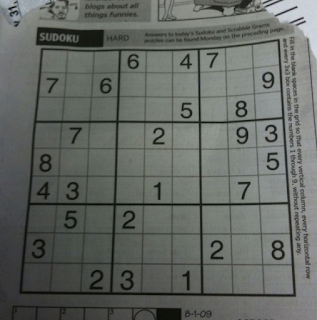
#> input picture Session 6/images/sudoku.png, 317 x 320 px, found by its file name
$ jupyter execute Thresholding.ipynb
#> lines starting #> are read from the running program, lines starting #| are printed output that depends on the picture; after the words box and inside, x2 and y2 are one past the last pixel; in counts of white or black regions, pixels touching at a corner belong together
Thresholding

[cell 1]
import cv2
import numpy as np
import matplotlib.pyplot as plt

[cell 2]
ArrayG = np.ones((400,500) ) * 120
cv2.rectangle(ArrayG , (300 , 300) , (50,50) , (220) , -1)
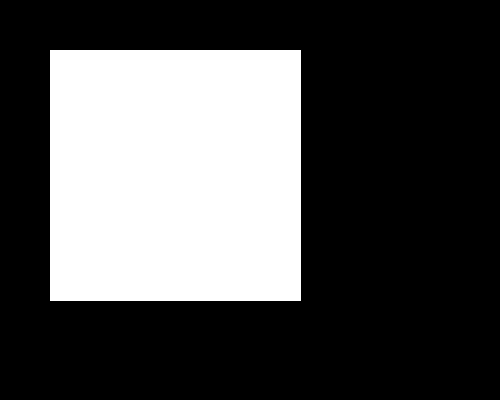
#> ArrayG: shape (400, 500) float64; values 120 (black) and 220 (white), 31.5% white; 1 white region, box (x1, y1, x2, y2) and area: (50, 50, 301, 301) 63001

[cell 3]
plt.imshow(ArrayG , cmap="gray" , vmin=0, vmax=255)

[cell 4]
ret, thresholded = cv2.threshold(ArrayG, 127, 255, cv2.THRESH_BINARY)
plt.imshow(thresholded , cmap = "gray" ,  vmin=0, vmax=255)
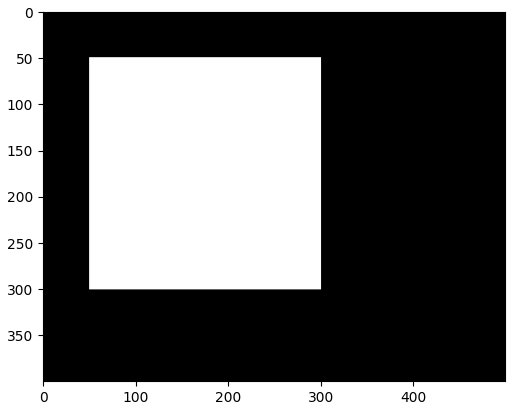
#> figure drawn by matplotlib, 1 panel

[cell 5]
sudoko = cv2.imread("Images/sudoku.png" ,cv2.IMREAD_GRAYSCALE)
#> sudoko: shape (320, 317); min 0, max 216, mean 101.8
coins = cv2.imread("Images/Coins.png" , cv2.IMREAD_GRAYSCALE)
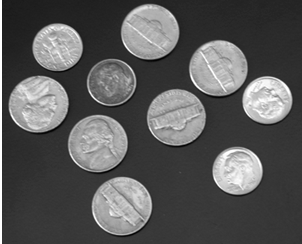
#> input picture Session 6/images/Coins.png, 302 x 244 px, found by its file name
#> coins is the input picture: shape (244, 302); min 0, max 255, mean 89.5

 ### global thresholding

[cell 6]
ret, thresh_sudoko = cv2.threshold(sudoko, 127, 255, cv2.THRESH_BINARY)
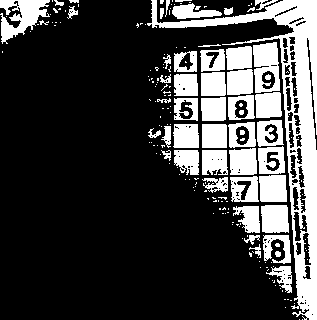
#> thresh_sudoko: shape (320, 317); 25% white; 195 white regions (144 under 20 px), largest, box (x1, y1, x2, y2) and area: (147, 0, 317, 320) 8481, (0, 0, 50, 44) 1156, (253, 42, 280, 93) 996

[cell 7]
f , ( im1 , im2 ) = plt.subplots(1 ,2 ,sharey=True ,figsize = (10,5) )
f.subplots_adjust(wspace=.5)
im1.imshow(thresh_sudoko ,cmap = "gray" )
im1.set_title("thresh_sudoko")
im2.imshow(sudoko ,cmap = "gray" )
im2.set_title("sudoko")

Adaptive Threshold

[cell 8]
thresh_sudoko2 = cv2.adaptiveThreshold(sudoko, 255, cv2.ADAPTIVE_THRESH_MEAN_C, cv2.THRESH_BINARY, 111, 2)
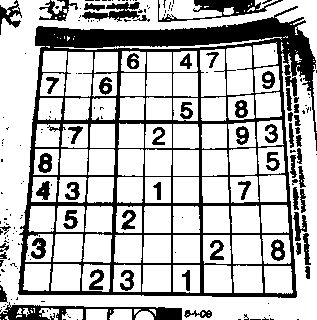
#> thresh_sudoko2: shape (320, 317); 73.1% white; 178 black regions (122 under 20 px), largest, box (x1, y1, x2, y2) and area: (18, 6, 317, 298) 18136, (0, 302, 182, 320) 1303, (158, 0, 283, 22) 942

[cell 9]
f , ( im1 , im2 ) = plt.subplots(1 ,2 ,sharey=True ,figsize = (10,5) )
f.subplots_adjust(wspace=.5)
im1.imshow(thresh_sudoko2 ,cmap = "gray" )
im1.set_title("adaptiveThreshold")
im2.imshow(sudoko ,cmap = "gray" )
im2.set_title("sudoko")

Otsu Threshold

[cell 10]
ret, OTSU = cv2.threshold(coins, 0, 255, cv2.THRESH_BINARY + cv2.THRESH_OTSU)
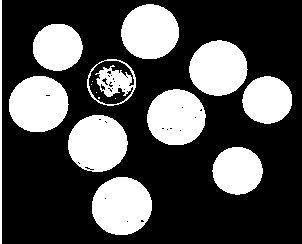
#> OTSU: shape (244, 302); 30.8% white; 16 white regions (5 under 20 px), largest, box (x1, y1, x2, y2) and area: (92, 177, 152, 235) 2744, (68, 115, 128, 172) 2662, (9, 76, 69, 132) 2646
#> ret = 114

[cell 11]
f , ( im1 , im2 ) = plt.subplots(1 ,2 ,sharey=True ,figsize = (10,5) )
f.subplots_adjust(wspace=.5)
im1.imshow(thresh_sudoko ,cmap = "gray" )
im1.set_title("OTSU")
im2.imshow(coins ,cmap = "gray" )
im2.set_title("coins")
